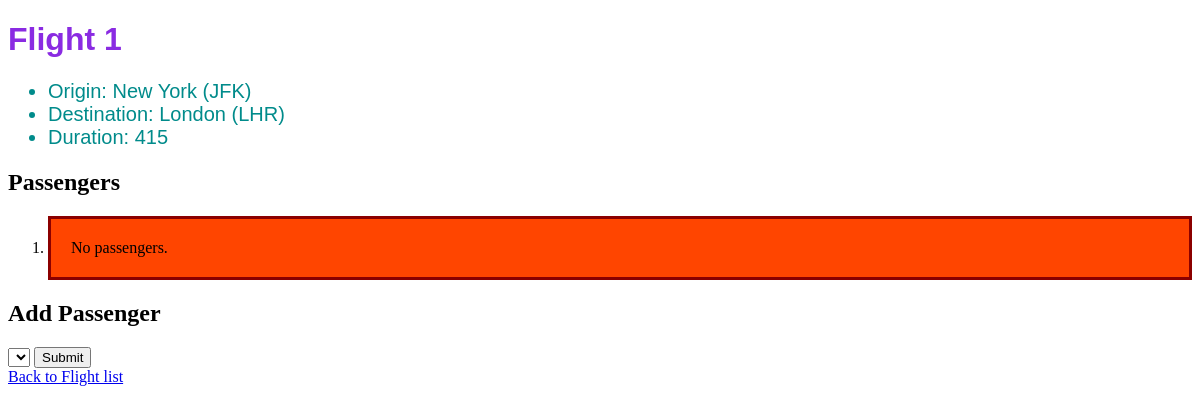
Page /flights/1 on the earlier database version.
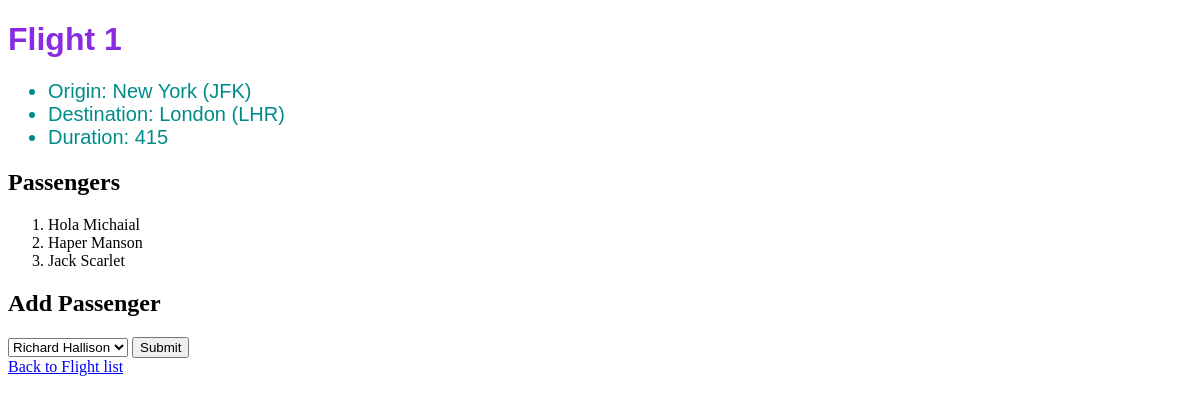
Same page on the later database version.
### flights/models.py (models this page shows, shortened)
class Flight(models.Model):
	origin = models.ForeignKey(Airport, on_delete=models.CASCADE, related_name="depatures")
	destination = models.ForeignKey(Airport, on_delete=models.CASCADE, related_name="Arrivals")
	duration = models.IntegerField()

class Airport(models.Model):
	code = models.CharField(max_length=3)
	city = models.CharField(max_length=64)
	def __str__(self):
		return f"{self.city} ({self.code})"

class Passenger(models.Model):
	first = models.CharField(max_length=64)
	last = models.CharField(max_length=64)
	flights = models.ManyToManyField(Flight, blank=True,related_name="passenger")
	def __str__(self):
		return f"{self.first} {self.last}"

### flights/views.py (the view)
# urls.py: path("<int:flight_id>",views.flight, name="flight"),
def flight(request,flight_id):
	flight = Flight.objects.get(pk=flight_id)
	return render(request,"flightflight.html",{
		"flight": flight,
		"Passenger": flight.passenger.all(),
		"non_passenger": Passenger.objects.exclude(flights=flight).all()
		})

### flights/templates/flightflight.html (shortened to what this page needs)
{% extends "combined.html" %}
{% block body %}
	<h1>Flight {{flight.id}}</h1>
	<ul>
		<li>Origin: {{ flight.origin }}</li>
		<li>Destination: {{ flight.destination }}</li>
		<li>Duration: {{ flight.duration }}</li>
	</ul>
	<h2>Passengers</h2>
	<ol>
		{% for passenger in Passenger %}
		<li>{{ passenger }}</li>
		{% empty %}
		<li id="warning">No passengers.</li>
		{% endfor %}
	</ol>
	<h2>Add Passenger</h2>
	<form action="{% url 'book' flight.id %}" method="post">
		<select name="passenger">
			{% for passenger in non_passenger %}
				<option value="{{ passenger.id }}">{{ passenger }}</option>
			{% endfor %}
		</select>
		<input type="submit" name="submit">
	</form>
	<a href="{% url 'index' %}">Back to Flight list</a>
{% endblock %}

### flights/templates/combined.html (shortened to what this page needs)
{% load static %}
<!DOCTYPE html>
<html>
<head>
	<link rel="stylesheet" type="text/css" href="{% static '/css/makeover.css' %}">
</head>
<body>
	{% block body %}
	{% endblock %}
</body>
</html>

### flights/static/css/makeover.css (style rules this page uses)
h1 { font-family: Roboto mono, sans-serif; color: blueviolet;, }
ul li { font-family: Roboto mono, sans-serif; color: darkcyan; font-size: 20px; }

Differences in the rows shown:
added Passenger: first+last "Hola Michaial"
added Passenger: first+last "Haper Manson"
added Passenger: first+last "Jack Scarlet"
Other differences:
form field passenger: (not shown) → "Richard Hallison"
text no longer shown: "No passengers."
